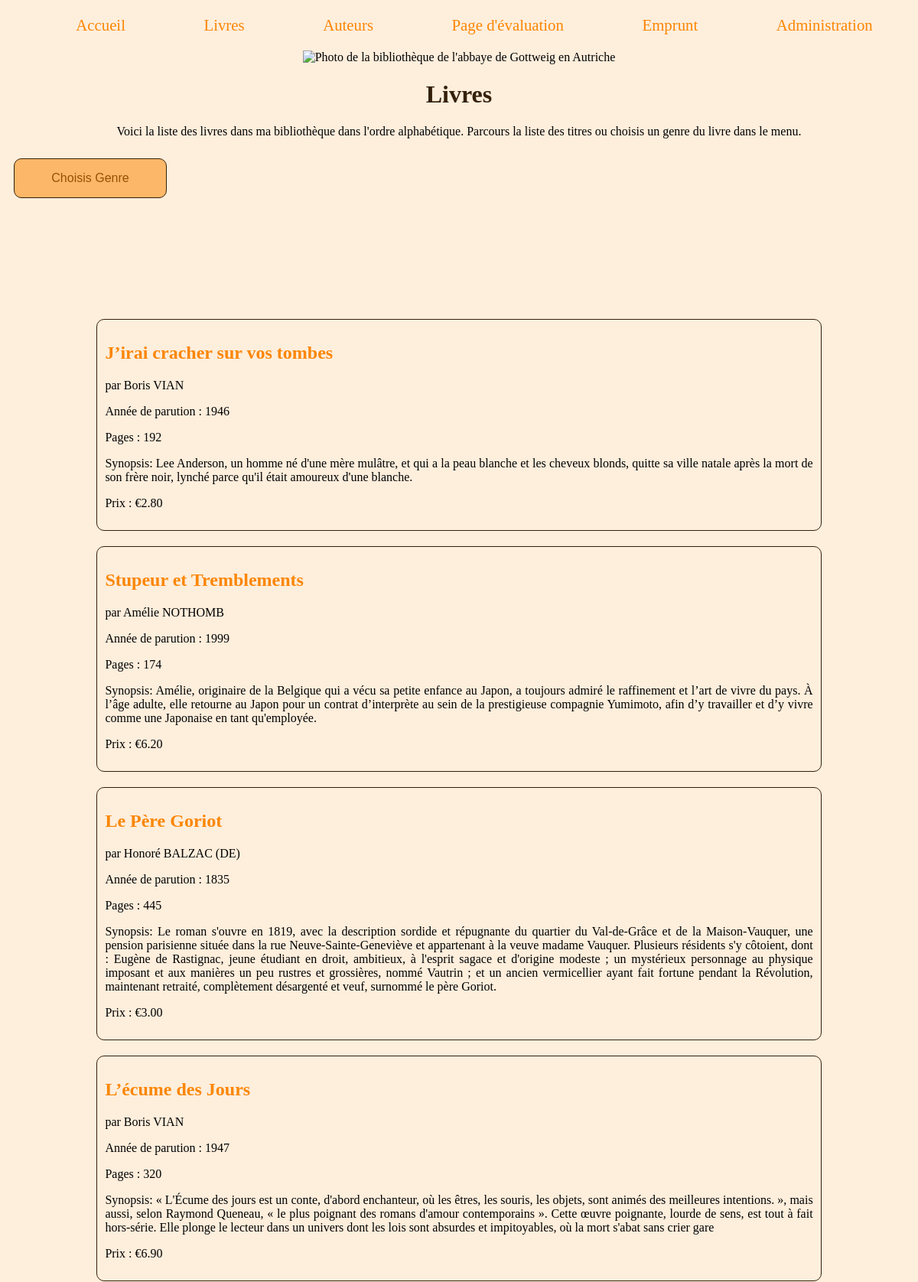
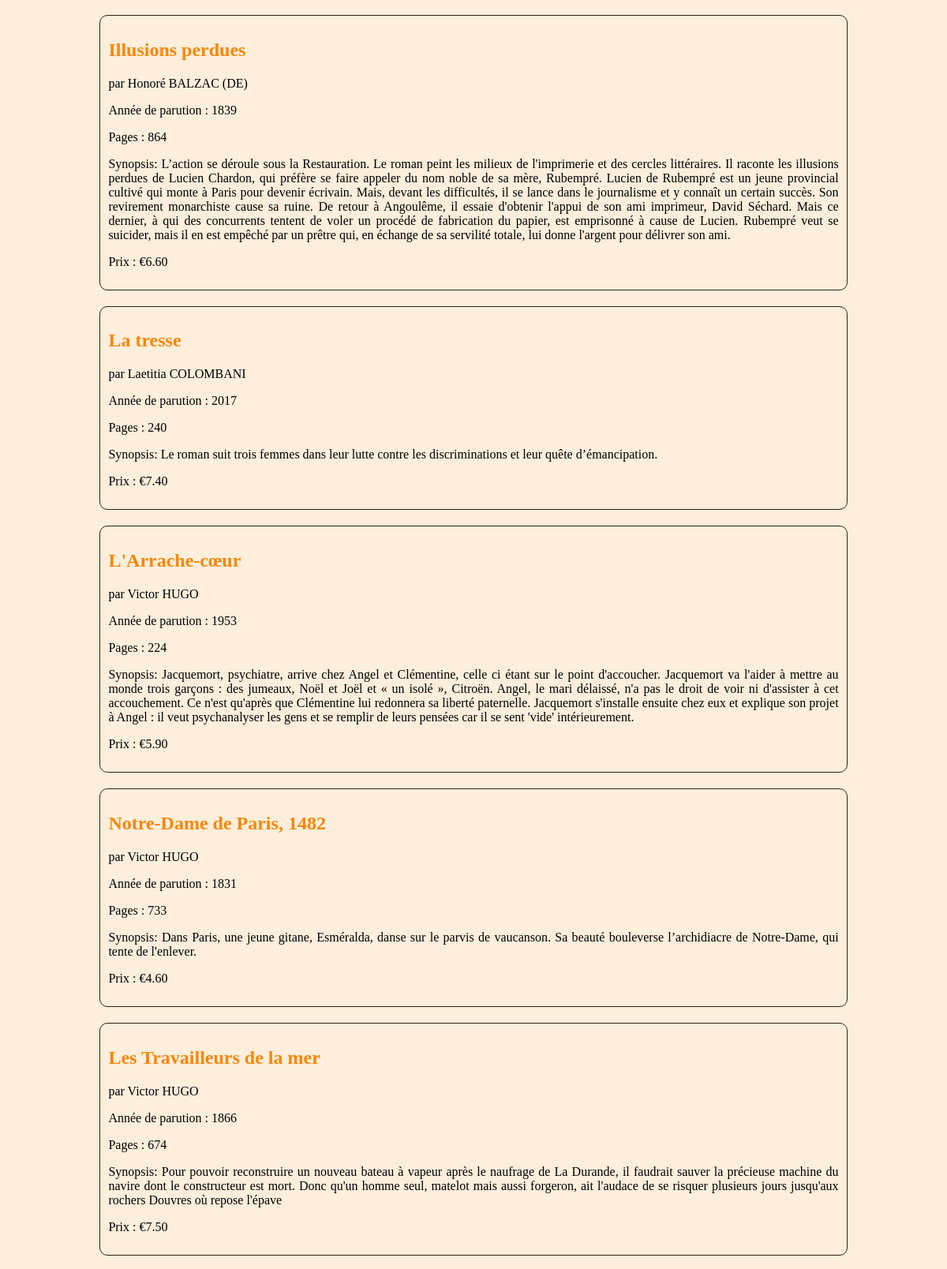
The app's page /livres.php (upper part) with its own data (2 pictures, top to bottom).
### tables this page shows
CREATE TABLE livres (
    `id` INT(11) NOT NULL AUTO_INCREMENT PRIMARY KEY,
    `titre` VARCHAR(50),
    `sorti` INT(11),
    `synopsis` TEXT,
    `auteur` INT(11),
    `pages` INT(11),
    `prix` DECIMAL(5, 2)
);

CREATE TABLE IF NOT EXISTS auteurs (
    `id` INT(11) NOT NULL AUTO_INCREMENT PRIMARY KEY,
    `nom` VARCHAR(28),
    `prenom` VARCHAR(28),
    `naissance` DATE,
    `mort` DATE,
    `biographie` TEXT,
    `photo` VARCHAR(143)
);

### livres.php (the view, shortened to what this page needs)
<!DOCTYPE html>
<html lang="fr">
	<head>
		<link rel="stylesheet" href="livres.css">
	</head>
    <body>
	    <?php
         include ('includes/nav.php');
         require('databases/connectDatabase.php');
        $bdd = connexionDB($host,$db_name,$login,$password);
        $requete= $bdd->prepare("SELECT l.titre,l.sorti, l.synopsis, l.pages, l.prix, a.id, a.nom, a.prenom
        FROM livres AS l
	 	LEFT JOIN auteurs AS a
	 	ON l.auteur = a.id");
     	$requete->execute();
     	$requete = $requete->fetchAll();
		?>
		<div class="imagelibrary">
		<img src="Images/AustriaGoettweigAbbey.jpg" alt="Photo de la bibliothèque de l'abbaye de Gottweig en Autriche" title="Abbaye de Goettweig en Autriche" />
		</div>
			<h1>Livres</h1>
				<div class="intro">
				<p>Voici la liste des livres dans ma bibliothèque dans l'ordre alphabétique. Parcours la liste des titres ou choisis un genre du livre dans le menu.</p>
				</div>
				<div class="main">
					<div class = "dropdownList">
						<button class="dropdownButton" onclick="showList()"> Choisis Genre </button>
					</div>
				</div>
				<div>
					<?php
					foreach ($requete as $livre) {
					?>
					<section class = "book">
						<h2><a href="auteurs.php" target="_blank"><?= $livre["titre"]?></a></h2>
						<div>
                            <p>par <?= $livre["prenom"]?> <?= $livre["nom"]?></p>
							<p>Année de parution : <?= $livre['sorti']?></p>
                        	<p>Pages : <?= $livre['pages']?></p>
                        	<p>Synopsis: <?= $livre['synopsis']?></p>
                        	<p>Prix : €<?= $livre['prix']?></p>
                        </div>
    				</section>
		<?php } ?>
    			</div>
	</body>
</html>

### livres.css (style rules this page uses)
body { background-color: #FEEEDC; }
h1 { font-size: xx-large; text-align: center; color: #342009; }
.imagelibrary { text-align: center; }
.intro { text-align: center; }
.book { margin: auto 10% auto 10%; border: 1px solid #342009; border-radius: 10px; text-align: justify; padding: 10px; overflow: auto; word-wrap: break-word; margin-bottom: 20px; }
.book a { text-decoration: none; color: #FB8604; font-style: normal; }
.main { height: 200px; padding: 10px; }
.dropdownButton { background-color: #FDB768; color: #975102; padding: 16px; font-size: 16px; border: none; cursor: pointer; width: 200px; border: 1px solid #342009; border-radius: 10px; }

### records on screen
livres: titre "J’irai cracher sur vos tombes", auteurs.prenom "Boris", auteurs.nom "VIAN", sorti "1946", pages "192", synopsis "Lee Anderson, un homme né d'une mère mulâtre, et qui a la peau blanche et les cheveux blonds, quitte sa ville natale après la mort de son frère noir, lynché parce qu'il était amoureux d'une blanche.", prix "2.80"
livres: titre "Stupeur et Tremblements", auteurs.prenom "Amélie", auteurs.nom "NOTHOMB", sorti "1999", pages "174", synopsis "Amélie, originaire de la Belgique qui a vécu sa petite enfance au Japon, a toujours admiré le raffinement et l’art de vivre du pays. À l’âge adulte, elle retourne au Japon pour un contrat d’interprète au sein de la prestigieuse compagnie Yumimoto, afin d’y travailler et d’y vivre comme une Japonaise en tant qu'employée.", prix "6.20"
livres: titre "Le Père Goriot", auteurs.prenom "Honoré", auteurs.nom "BALZAC (DE)", sorti "1835", pages "445", synopsis "Le roman s'ouvre en 1819, avec la description sordide et répugnante du quartier du Val-de-Grâce et de la Maison-Vauquer, une pension parisienne située dans la rue Neuve-Sainte-Geneviève et appartenant à la veuve madame Vauquer. Plusieurs résidents s'y côtoient, dont : Eugène de Rastignac, jeune étudiant en droit, ambitieux, à l'esprit sagace et d'origine modeste ; un mystérieux personnage au physique imposant et aux manières un peu rustres et grossières, nommé Vautrin ; et un ancien vermicellier ayant fait fortune pendant la Révolution, maintenant retraité, complètement désargenté et veuf, surnommé le père Goriot.", prix "3.00"
livres: titre "L’écume des Jours", auteurs.prenom "Boris", auteurs.nom "VIAN", sorti "1947", pages "320", synopsis "« L'Écume des jours est un conte, d'abord enchanteur, où les êtres, les souris, les objets, sont animés des meilleures intentions. », mais aussi, selon Raymond Queneau, « le plus poignant des romans d'amour contemporains ». Cette œuvre poignante, lourde de sens, est tout à fait hors-série. Elle plonge le lecteur dans un univers dont les lois sont absurdes et impitoyables, où la mort s'abat sans crier gare", prix "6.90"
livres: titre "Illusions perdues", auteurs.prenom "Honoré", auteurs.nom "BALZAC (DE)", sorti "1839", pages "864", synopsis "L’action se déroule sous la Restauration. Le roman peint les milieux de l'imprimerie et des cercles littéraires. Il raconte les illusions perdues de Lucien Chardon, qui préfère se faire appeler du nom noble de sa mère, Rubempré. Lucien de Rubempré est un jeune provincial cultivé qui monte à Paris pour devenir écrivain. Mais, devant les difficultés, il se lance dans le journalisme et y connaît un certain succès. Son revirement monarchiste cause sa ruine. De retour à Angoulême, il essaie d'obtenir l'appui de son ami imprimeur, David Séchard. Mais ce dernier, à qui des concurrents tentent de voler un procédé de fabrication du papier, est emprisonné à cause de Lucien. Rubempré veut se suicider,…", prix "6.60"
livres: titre "La tresse", auteurs.prenom "Laetitia", auteurs.nom "COLOMBANI", sorti "2017", pages "240", synopsis "Le roman suit trois femmes dans leur lutte contre les discriminations et leur quête d’émancipation.", prix "7.40"
livres: titre "L'Arrache-cœur", auteurs.prenom "Victor", auteurs.nom "HUGO", sorti "1953", pages "224", synopsis "Jacquemort, psychiatre, arrive chez Angel et Clémentine, celle ci étant sur le point d'accoucher. Jacquemort va l'aider à mettre au monde trois garçons : des jumeaux, Noël et Joël et « un isolé », Citroën. Angel, le mari délaissé, n'a pas le droit de voir ni d'assister à cet accouchement. Ce n'est qu'après que Clémentine lui redonnera sa liberté paternelle. Jacquemort s'installe ensuite chez eux et explique son projet à Angel : il veut psychanalyser les gens et se remplir de leurs pensées car il se sent 'vide' intérieurement.", prix "5.90"
livres: titre "Notre-Dame de Paris, 1482", auteurs.prenom "Victor", auteurs.nom "HUGO", sorti "1831", pages "733", synopsis "Dans Paris, une jeune gitane, Esméralda, danse sur le parvis de vaucanson. Sa beauté bouleverse l’archidiacre de Notre-Dame, qui tente de l'enlever.", prix "4.60"
livres: titre "Les Travailleurs de la mer", auteurs.prenom "Victor", auteurs.nom "HUGO", sorti "1866", pages "674", synopsis "Pour pouvoir reconstruire un nouveau bateau à vapeur après le naufrage de La Durande, il faudrait sauver la précieuse machine du navire dont le constructeur est mort. Donc qu'un homme seul, matelot mais aussi forgeron, ait l'audace de se risquer plusieurs jours jusqu'aux rochers Douvres où repose l'épave", prix "7.50"
